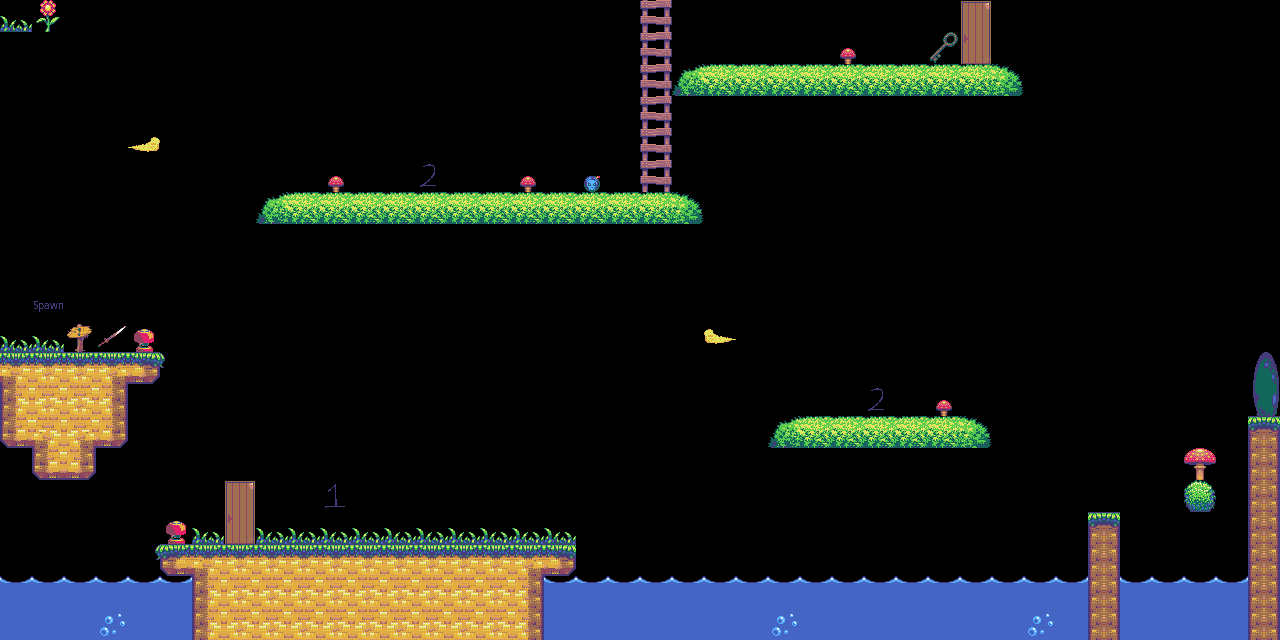

A level layout from a 2D game, rendered from its tile map. Below: a short description, then the map file with its tile-grid data intact:
An orthogonal 40x20 tile map with 32x32 px tiles, 1 tile layer (Tile Layer 1).

<map version="1.10" tiledversion="1.12.1" orientation="orthogonal" renderorder="right-down" width="40" height="20" tilewidth="32" tileheight="32" infinite="0" nextlayerid="2" nextobjectid="1">
 <editorsettings>
  <export target="map_0_2.json" format="json" />
 </editorsettings>
 <tileset firstgid="1" source="../images/tiles.tsx" />
 <layer id="1" name="Tile Layer 1" width="40" height="20">
  <data encoding="csv">
97,105,0,0,0,0,0,0,0,0,0,0,0,0,0,0,0,0,0,0,67,0,0,0,0,0,0,0,0,0,68,0,0,0,0,0,0,0,0,0,
0,0,0,0,0,0,0,0,0,0,0,0,0,0,0,0,0,0,0,0,75,0,0,0,0,0,106,0,0,109,76,0,0,0,0,0,0,0,0,0,
0,0,0,0,0,0,0,0,0,0,0,0,0,0,0,0,0,0,0,0,67,85,86,86,86,86,86,86,86,86,86,87,0,0,0,0,0,0,0,0,
0,0,0,0,0,0,0,0,0,0,0,0,0,0,0,0,0,0,0,0,75,0,0,0,0,0,0,0,0,0,0,0,0,0,0,0,0,0,0,0,
0,0,0,0,120,0,0,0,0,0,0,0,0,0,0,0,0,0,0,0,75,0,0,0,0,0,0,0,0,0,0,0,0,0,0,0,0,0,0,0,
0,0,0,0,0,0,0,0,0,0,106,0,0,116,0,0,106,0,113,0,75,0,0,0,0,0,0,0,0,0,0,0,0,0,0,0,0,0,0,0,
0,0,0,0,0,0,0,0,85,86,86,86,86,86,86,86,86,86,86,86,86,87,0,0,0,0,0,0,0,0,0,0,0,0,0,0,0,0,0,0,
0,0,0,0,0,0,0,0,0,0,0,0,0,0,0,0,0,0,0,0,0,0,0,0,0,0,0,0,0,0,0,0,0,0,0,0,0,0,0,0,
0,0,0,0,0,0,0,0,0,0,0,0,0,0,0,0,0,0,0,0,0,0,0,0,0,0,0,0,0,0,0,0,0,0,0,0,0,0,0,0,
0,114,0,0,0,0,0,0,0,0,0,0,0,0,0,0,0,0,0,0,0,0,0,0,0,0,0,0,0,0,0,0,0,0,0,0,0,0,0,0,
97,97,108,110,118,0,0,0,0,0,0,0,0,0,0,0,0,0,0,0,0,0,119,0,0,0,0,0,0,0,0,0,0,0,0,0,0,0,0,0,
3,4,5,6,7,8,0,0,0,0,0,0,0,0,0,0,0,0,0,0,0,0,0,0,0,0,0,0,0,0,0,0,0,0,0,0,0,0,0,69,
11,12,13,14,15,0,0,0,0,0,0,0,0,0,0,0,0,0,0,0,0,0,0,0,0,0,0,116,0,106,0,0,0,0,0,0,0,0,0,77,
19,20,21,22,23,0,0,0,0,0,0,0,0,0,0,0,0,0,0,0,0,0,0,0,85,86,86,86,86,86,87,0,0,0,0,0,0,0,0,10,
0,28,29,30,31,0,0,0,0,0,0,0,0,0,0,0,0,0,0,0,0,0,0,0,0,0,0,0,0,0,0,0,0,0,0,0,0,107,0,18,
0,0,0,0,0,0,0,68,0,0,115,0,0,0,0,0,0,0,0,0,0,0,0,0,0,0,0,0,0,0,0,0,0,0,0,0,0,98,0,18,
0,0,0,0,0,118,97,76,97,97,97,97,97,97,97,97,97,97,0,0,0,0,0,0,0,0,0,0,0,0,0,0,0,0,10,0,0,0,0,18,
0,0,0,0,1,2,3,4,5,5,5,5,5,5,5,5,6,7,0,0,0,0,0,0,0,0,0,0,0,0,0,0,0,0,18,0,0,0,0,18,
65,65,65,65,65,66,11,12,12,12,12,12,12,12,12,13,14,65,65,65,65,65,65,65,65,65,65,65,65,65,65,65,65,65,18,65,65,65,65,18,
74,74,74,73,74,74,11,12,13,13,13,13,13,13,13,13,14,74,74,74,74,74,74,74,73,74,74,74,74,74,74,74,73,74,18,74,74,74,74,18
</data>
 </layer>
</map>
